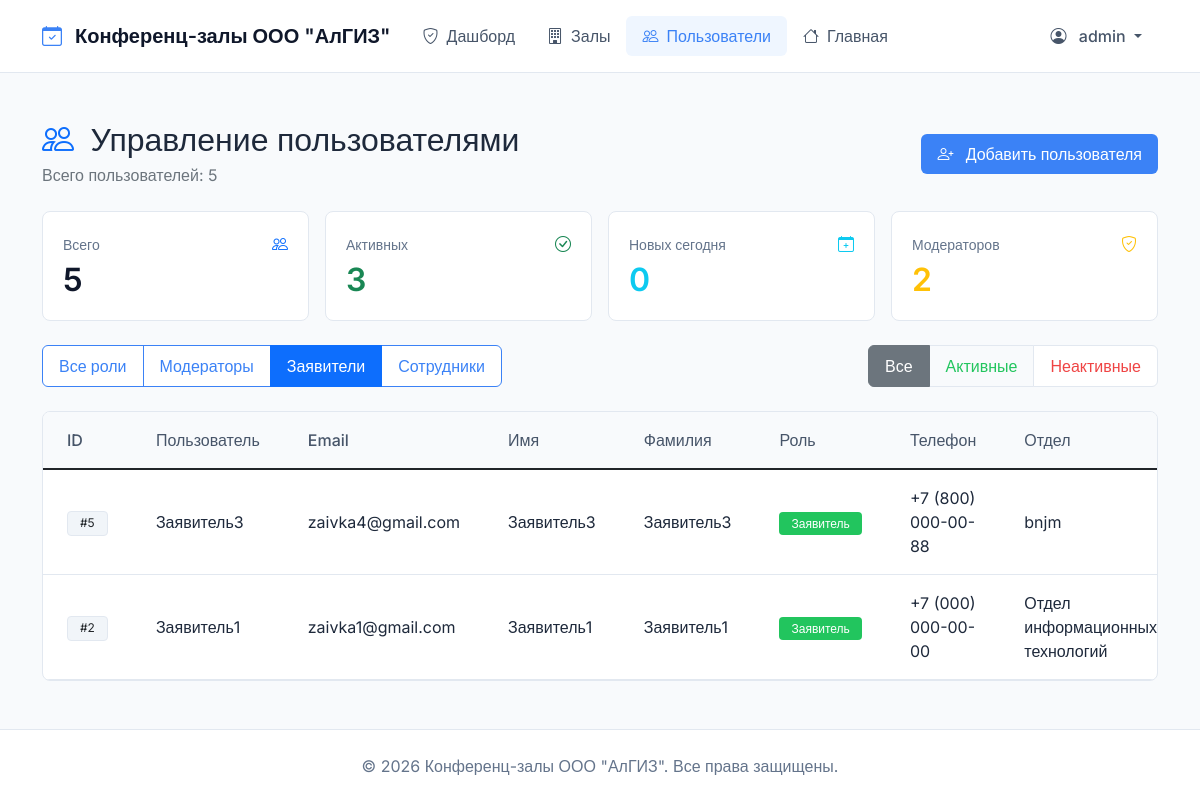
The app's page /moderator/users/?role=requester&active=all (signed in) with its own data.
### bookings/models.py (models this page shows, shortened)
class User(AbstractUser):
    ROLE_CHOICES = (
        ('moderator', 'Модератор'),
        ('requester', 'Заявитель'),
        ('employee', 'Сотрудник'),
    )
    role = models.CharField(max_length=20, choices=ROLE_CHOICES, default='employee', verbose_name="Роль")
    phone = models.CharField(max_length=20, blank=True, verbose_name="Телефон")
    department = models.CharField(max_length=100, blank=True, verbose_name="Отдел")
    avatar = models.ImageField(upload_to='avatars/', blank=True, null=True, verbose_name="Аватар")
    def get_full_name(self):
        if self.first_name and self.last_name:
            return f"{self.first_name} {self.last_name}"
        return self.username
    class Meta:
        verbose_name = "Пользователь"
        verbose_name_plural = "Пользователи"

### bookings/views.py (the view)
# urls.py: path('moderator/users/', views.user_management, name='user_management'),
@moderator_required
def user_management(request):
    users = User.objects.all().order_by('-date_joined')
    role_filter = request.GET.get('role', 'all')
    active_filter = request.GET.get('active', 'all')
    if role_filter != 'all':
        users = users.filter(role=role_filter)
    if active_filter == 'active':
        users = users.filter(is_active=True)
    elif active_filter == 'inactive':
        users = users.filter(is_active=False)
    page = request.GET.get('page', 1)
    paginator = Paginator(users, 20)
    try:
        users = paginator.page(page)
    except PageNotAnInteger:
        users = paginator.page(1)
    except EmptyPage:
        users = paginator.page(paginator.num_pages)
    today = timezone.now().date()
    stats = {
        'total': User.objects.count(),
        'moderators': User.objects.filter(role='moderator').count(),
        'requesters': User.objects.filter(role='requester').count(),
        'employees': User.objects.filter(role='employee').count(),
        'active': User.objects.filter(is_active=True).count(),
        'new_today': User.objects.filter(date_joined__date=today).count(),
    }
    return render(request, 'bookings/user_management.html', {
        'users': users, 'stats': stats, 'role_filter': role_filter, 'active_filter': active_filter
    })

### bookings/templates/bookings/user_management.html (shortened to what this page needs)
{% extends 'bookings/base.html' %}
{% load static %}
{% block content %}
<div class="row mb-4">
    <div class="col-12">
        <div class="d-flex flex-wrap justify-content-between align-items-center gap-3">
            <div>
                <h2 class="fw-semibold mb-1">
                    <i class="bi bi-people text-primary me-2"></i>
                    Управление пользователями
                </h2>
                <p class="text-secondary mb-0">Всего пользователей: {{ stats.total }}</p>
            </div>
            <a href="{% url 'bookings:create_user' %}" class="btn btn-primary">
                <i class="bi bi-person-plus me-2"></i>
                Добавить пользователя
            </a>
        </div>
    </div>
</div>
<div class="row g-3 mb-4">
    <div class="col-md-3">
        <div class="stat-card">
            <div class="d-flex align-items-center justify-content-between mb-2">
                <span class="stat-label">Всего</span>
                <i class="bi bi-people text-primary"></i>
            </div>
            <div class="stat-value">{{ stats.total }}</div>
        </div>
    </div>
    <div class="col-md-3">
        <div class="stat-card">
            <div class="d-flex align-items-center justify-content-between mb-2">
                <span class="stat-label">Активных</span>
                <i class="bi bi-check-circle text-success"></i>
            </div>
            <div class="stat-value text-success">{{ stats.active }}</div>
        </div>
    </div>
    <div class="col-md-3">
        <div class="stat-card">
            <div class="d-flex align-items-center justify-content-between mb-2">
                <span class="stat-label">Новых сегодня</span>
                <i class="bi bi-calendar-plus text-info"></i>
            </div>
            <div class="stat-value text-info">{{ stats.new_today }}</div>
        </div>
    </div>
    <div class="col-md-3">
        <div class="stat-card">
            <div class="d-flex align-items-center justify-content-between mb-2">
                <span class="stat-label">Модераторов</span>
                <i class="bi bi-shield-check text-warning"></i>
            </div>
            <div class="stat-value text-warning">{{ stats.moderators }}</div>
        </div>
    </div>
</div>
<div class="row mb-4">
    <div class="col-12">
        <div class="d-flex flex-wrap gap-3 align-items-center justify-content-between">
            <div class="btn-group" role="group">
                <a href="?role=all{% if active_filter %}&active={{ active_filter }}{% endif %}"
                   class="btn btn-outline-primary {% if role_filter == 'all' %}active{% endif %}">
                    Все роли
                </a>
                <a href="?role=moderator{% if active_filter %}&active={{ active_filter }}{% endif %}"
                   class="btn btn-outline-primary {% if role_filter == 'moderator' %}active{% endif %}">
                    Модераторы
                </a>
                <a href="?role=requester{% if active_filter %}&active={{ active_filter }}{% endif %}"
                   class="btn btn-outline-primary {% if role_filter == 'requester' %}active{% endif %}">
                    Заявители
                </a>
                <a href="?role=employee{% if active_filter %}&active={{ active_filter }}{% endif %}"
                   class="btn btn-outline-primary {% if role_filter == 'employee' %}active{% endif %}">
                    Сотрудники
                </a>
            </div>
            <div class="btn-group" role="group">
                <a href="?active=all{% if role_filter %}&role={{ role_filter }}{% endif %}"
                   class="btn btn-outline-secondary {% if active_filter == 'all' %}active{% endif %}">
                    Все
                </a>
                <a href="?active=active{% if role_filter %}&role={{ role_filter }}{% endif %}"
                   class="btn btn-outline-success {% if active_filter == 'active' %}active{% endif %}">
                    Активные
                </a>
                <a href="?active=inactive{% if role_filter %}&role={{ role_filter }}{% endif %}"
                   class="btn btn-outline-danger {% if active_filter == 'inactive' %}active{% endif %}">
                    Неактивные
                </a>
            </div>
        </div>
    </div>
</div>
<div class="row">
    <div class="col-12">
        <div class="border rounded-3 bg-white overflow-hidden">
            {% if users %}
                <div class="table-responsive">
                    <table class="table table-hover align-middle mb-0">
                        <thead class="bg-light">
                            <tr>
                                <th class="px-4 py-3 fw-medium">ID</th>
                                <th class="px-4 py-3 fw-medium">Пользователь</th>
                                <th class="px-4 py-3 fw-medium">Email</th>
                                <th class="px-4 py-3 fw-medium">Имя</th>
                                <th class="px-4 py-3 fw-medium">Фамилия</th>
                                <th class="px-4 py-3 fw-medium">Роль</th>
                                <th class="px-4 py-3 fw-medium">Телефон</th>
                                <th class="px-4 py-3 fw-medium">Отдел</th>
                            </tr>
                        </thead>
                        <tbody>
                            {% for user in users %}
                                <tr>
                                    <td class="px-4 py-3">
                                        <span class="badge bg-light text-dark">#{{ user.id }}</span>
                                    </td>
                                    <td class="px-4 py-3 fw-medium">{{ user.username }}</td>
                                    <td class="px-4 py-3">{{ user.email }}</td>
                                    <td class="px-4 py-3">{{ user.first_name|default:"—" }}</td>
                                    <td class="px-4 py-3">{{ user.last_name|default:"—" }}</td>
                                    <td class="px-4 py-3">
                                        <span class="badge
                                            {% if user.role == 'moderator' %}bg-warning
                                            {% elif user.role == 'requester' %}bg-success
                                            {% else %}bg-info{% endif %}">
                                            {{ user.get_role_display }}
                                        </span>
                                    </td>
                                    <td class="px-4 py-3">{{ user.phone|default:"—" }}</td>
                                    <td class="px-4 py-3">{{ user.department|default:"—" }}</td>
                                </tr>
                            {% endfor %}
                        </tbody>
                    </table>
                </div>
            {% endif %}
        </div>
    </div>
</div>
{% endblock %}

### bookings/templates/bookings/base.html (shortened to what this page needs)
<!DOCTYPE html>
<html lang="ru">
<head>
    <link href="https://cdn.jsdelivr.net/npm/bootstrap@5.1.3/dist/css/bootstrap.min.css" rel="stylesheet">
    <link rel="stylesheet" href="https://cdn.jsdelivr.net/npm/bootstrap-icons@1.8.1/font/bootstrap-icons.css">
    {% load static %}
    <link rel="stylesheet" href="{% static 'bookings/css/style.css' %}">
</head>
<body>
    <nav class="navbar navbar-expand-lg">
        <div class="container">
            <a class="navbar-brand" href="{% url 'bookings:index' %}">
                <i class="bi bi-calendar-check"></i>
                Конференц-залы ООО "АлГИЗ"
            </a>
            <div class="collapse navbar-collapse" id="navbarNav">
                <ul class="navbar-nav me-auto">
                    {% if user.is_authenticated %}
                        {% if user.role == 'moderator' %}
                            <li class="nav-item">
                                <a class="nav-link {% if request.resolver_match.url_name == 'moderator_dashboard' %}active{% endif %}"
                                   href="{% url 'bookings:moderator_dashboard' %}">
                                    <i class="bi bi-shield-check"></i>Дашборд
                                </a>
                            </li>
                            <li class="nav-item">
                                <a class="nav-link {% if request.resolver_match.url_name == 'room_management' %}active{% endif %}"
                                   href="{% url 'bookings:room_management' %}">
                                    <i class="bi bi-building"></i>Залы
                                </a>
                            </li>
                            <li class="nav-item">
                                <a class="nav-link {% if request.resolver_match.url_name == 'user_management' %}active{% endif %}"
                                   href="{% url 'bookings:user_management' %}">
                                    <i class="bi bi-people"></i>Пользователи
                                </a>
                            </li>
                        {% endif %}
                        <li class="nav-item">
                            <a class="nav-link" href="{% url 'bookings:index' %}">
                                <i class="bi bi-house"></i>Главная
                            </a>
                        </li>
                    {% endif %}
                </ul>
                <ul class="navbar-nav">
                    {% if user.is_authenticated %}
                        <li class="nav-item dropdown">
                            <a class="nav-link dropdown-toggle" href="#" id="userDropdown" role="button"
                               data-bs-toggle="dropdown" aria-expanded="false">
                                <i class="bi bi-person-circle"></i>
                                {{ user.get_full_name|default:user.username }}
                            </a>
                        </li>
                    {% endif %}
                </ul>
            </div>
        </div>
    </nav>
    <main class="container mt-5">
        {% block content %}
        {% endblock %}
    </main>
    <footer class="footer mt-5 py-4">
        <div class="container text-center">
            <span>© 2026 Конференц-залы ООО "АлГИЗ". Все права защищены.</span>
        </div>
    </footer>
</body>
</html>

### records on screen
User: get_full_name "admin"
User: id "5", username "Заявитель3", email "zaivka4@gmail.com", first_name "Заявитель3", last_name "Заявитель3", role "Заявитель", phone "+7 (800) 000-00-88", department "bnjm"
User: id "2", username "Заявитель1", email "zaivka1@gmail.com", first_name "Заявитель1", last_name "Заявитель1", role "Заявитель", phone "+7 (000) 000-00-00", department "Отдел информационных технологий"

### other values on screen
{{ stats.total }} "5"
{{ stats.active }} "3"
{{ stats.new_today }} "0"
{{ stats.moderators }} "2"
